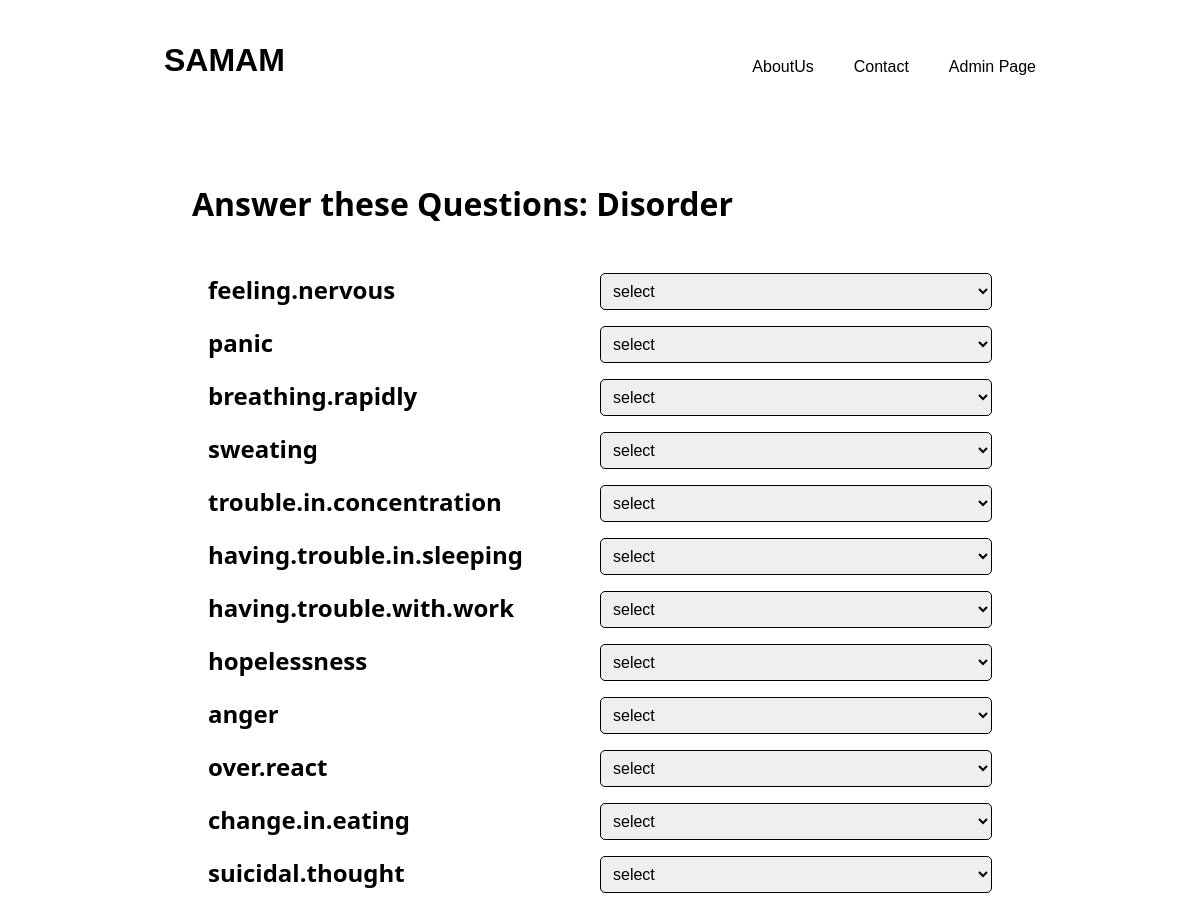
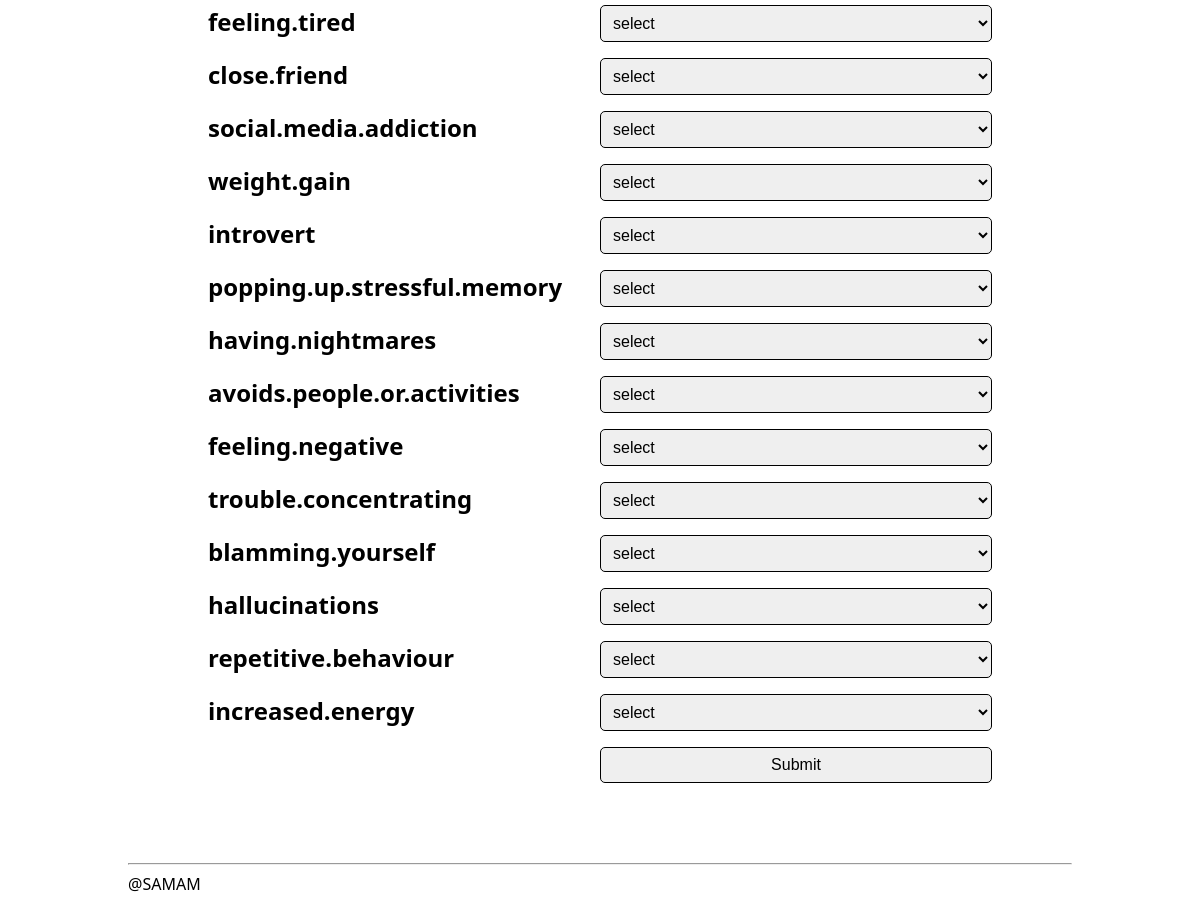
The page /disorder_form on the database its author committed (2 pictures, top to bottom).
### app.py (models this page shows, shortened)
class DisorderQuestions(db.Model):
    id = db.Column(db.Integer, primary_key=True ,autoincrement=True)
    question = db.Column(db.String(1000), unique=True, nullable=False)

### app.py (the view)
@app.route('/disorder_form', methods=['GET', 'POST'])
def disorder_form():
    questions  = DisorderQuestions.query.all()
    for i in range (0,len(questions)):
        print(questions[i].question)
    return render_template('./DisorderQuestions.html',questions = questions)

### templates/DisorderQuestions.html (shortened to what this page needs)
<!DOCTYPE html>
<html>
<head>
    <link rel = "stylesheet" href = "../static/questions.css">
</head>
<body>
    <div class="container">
        <header>
            <span><a href="/"><button class="name" type="button">SAMAM</button></a></span>
            <div>
                <nav>
                    <ul>
                        <li><a href="#Skills"><button type="button">AboutUs</button></a></li>
                        <li><a href="#Contact"><button type="button">Contact</button></a></li>
                        <li>
                            <form action="/login_form" method="post">
                                <button type="submit" value="submit">Admin Page</button>
                            </form>
                        </li>
                    </ul>
                </nav>
            </div>
        </header>
    </div>
    <div class="container">
        <span class="info">Answer these Questions: Disorder</span>
        <form class="questionForm" action="/disorder_submit" method="post">
            {% for question in questions %}
            <label for="question{{ question.id }}">{{ question.question }}</label>
            <select id="question{{ question.id }}" name="question{{ question.id }}" required>
                <option value="" disabled selected>select</option>
            </select>
            {% endfor %}
            <label for="em"></label>
            <input type="submit" value="Submit">
        </form>
    </div>
    <div class="footer">
        <hr>
        <span>@SAMAM</span>
    </div>
</body>
</html>

### static/questions.css (style rules this page uses)
body { font-family: 'Segoe UI', Tahoma, Geneva, Verdana, sans-serif; margin: 1rem 8rem 1rem 8rem; }
.container { margin-bottom: 4rem; }
header { display: grid; grid-gap: 2rem; grid-template-columns: 1fr auto; padding: 1rem; }
header ul { display: inline-flex; justify-content: center ; list-style: none; }
.name { font-size: 2rem; font-weight:bolder; color: black; }
button { background-color: white; color: black; padding: 10px 20px; border: none; border-radius: 5px; cursor: pointer; font-size: 16px; transition: background-color 0.3s; }
.info { font-size: 2rem; font-weight: bold; margin: 2rem 4rem 2rem 4rem; }
.questionForm { padding: 1rem; margin: 2rem 4rem 2rem 4rem; display: grid; grid-template-columns: 1fr 1fr; row-gap: 1rem; }
label { font-size: 1.5rem; font-weight: bold; text-align: left; }
select { font-size: 1rem; font-weight: lighter; padding: 0.5rem; border-radius: 5px; border: 1px solid black; width: 100%; }
input { font-size: 1rem; font-weight: lighter; padding: 0.5rem; border-radius: 5px; border: 1px solid black; }

### rows shown on the page
DisorderQuestions: question "feeling.nervous"
DisorderQuestions: question "panic"
DisorderQuestions: question "breathing.rapidly"
DisorderQuestions: question "sweating"
DisorderQuestions: question "trouble.in.concentration"
DisorderQuestions: question "having.trouble.in.sleeping"
DisorderQuestions: question "having.trouble.with.work"
DisorderQuestions: question "hopelessness"
DisorderQuestions: question "anger"
DisorderQuestions: question "over.react"
DisorderQuestions: question "change.in.eating"
DisorderQuestions: question "suicidal.thought"
DisorderQuestions: question "feeling.tired"
DisorderQuestions: question "close.friend"
DisorderQuestions: question "social.media.addiction"
DisorderQuestions: question "weight.gain"
DisorderQuestions: question "introvert"
DisorderQuestions: question "popping.up.stressful.memory"
DisorderQuestions: question "having.nightmares"
DisorderQuestions: question "avoids.people.or.activities"
DisorderQuestions: question "feeling.negative"
DisorderQuestions: question "trouble.concentrating"
DisorderQuestions: question "blamming.yourself"
DisorderQuestions: question "hallucinations"
DisorderQuestions: question "repetitive.behaviour"
DisorderQuestions: question "increased.energy"
